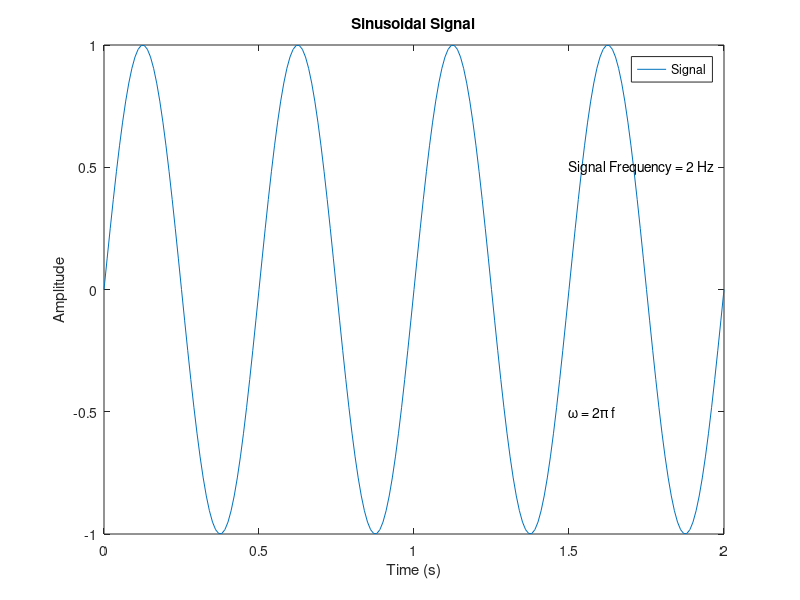
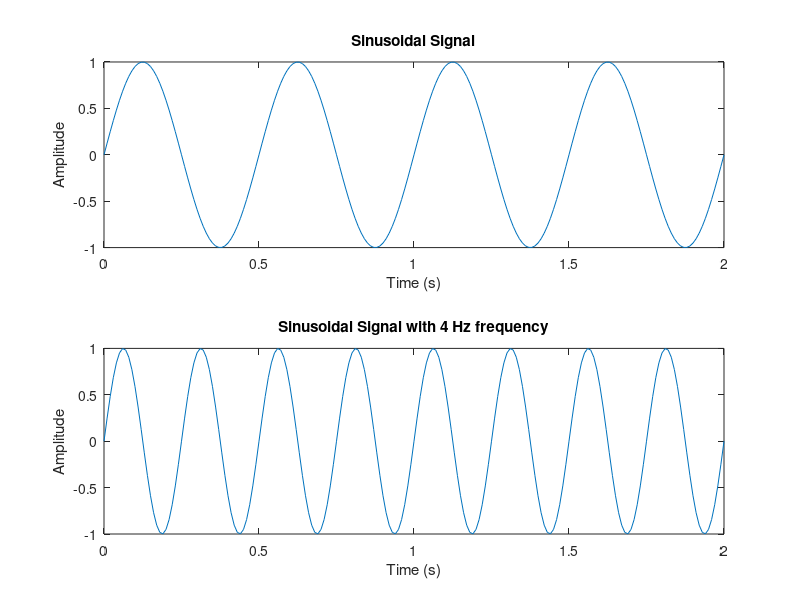

Source code (MATLAB) for these figures, in order:
% Define the frequency of the signal
freq = 2;

% Define the time duration of the signal
t = 0:0.01:2;

% Generate the sinusoidal signal
x = sin(2*pi*freq*t);

% Plot the signal
plot(t,x);

% Add labels and title
xlabel('Time (s)');
ylabel('Amplitude');
title('Sinusoidal Signal');

% Add legends
legend('Signal');

% Add text
text(1.5,0.5,'Signal Frequency = 2 Hz');

% Print Greek letters
text(1.5,-0.5,'\omega = 2\pi f');

% Generate multiple plots
figure;
subplot(2,1,1);
plot(t,x);
xlabel('Time (s)');
ylabel('Amplitude');
title('Sinusoidal Signal');

subplot(2,1,2);
plot(t,sin(2*pi*4*t));
xlabel('Time (s)');
ylabel('Amplitude');
title('Sinusoidal Signal with 4 Hz frequency');

